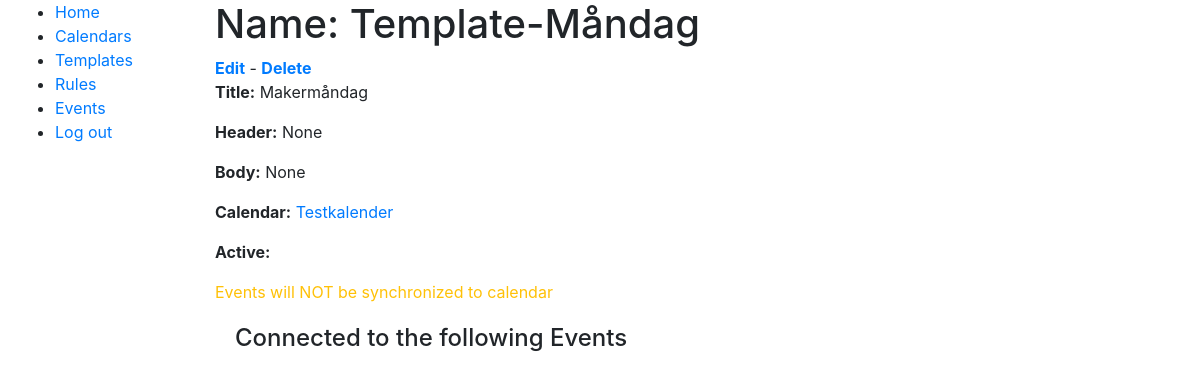
Page /scheduler/template/1 (signed in) on the committed database.
### scheduler/models.py (models this page shows, shortened)
class EventTemplate(models.Model):
    name = models.CharField(max_length=50, help_text="Enter a human-friendly name for this template")
    title = models.CharField(max_length=100, help_text="Enter title to be used for booking")
    header = models.CharField(max_length=200, help_text="Enter a, optional, header for the event to be inserted after the hosts name into the descriptionfield in the calendar event.", null=True, blank=True)
    body = models.TextField(max_length=1000, help_text="Enter a larger body of text to be inserted after the header in the description field in the calendar event", null=True, blank=True)
    calendar = models.ForeignKey('SchedulingCalendar', on_delete=models.SET_NULL, null=True, help_text="Select the calendar to sync events to.")
    synchronize = models.BooleanField(default=True, help_text="If active, scheduled events will be synced to Google calendar upon creation.")
    class Meta:
        ordering = ["name"]

class SchedulingCalendar(models.Model):
    TIMEZONES = (
        ("Europe/Stockholm", "Europe/Stockholm"),
    )
    id = models.UUIDField(primary_key=True, default=uuid.uuid4, editable=False, help_text="Unique ID for this calendar")
    name = models.CharField(max_length=50, help_text="Enter a human-friendly name for this Google Calendar")
    google_calendar_id = models.CharField(max_length=250, help_text="Enter a calendar id")
    service_account_username = models.CharField(max_length=250, help_text="Enter the username for the service account used")
    timezone = models.CharField(max_length=50, choices=TIMEZONES, help_text='Calendar timezone')
    service_account = models.FileField(storage=client_secret_fs, help_text='Upload client_secret json-file', null=True, blank=True)
    scope = models.TextField(default="https://www.googleapis.com/auth/calendar", help_text='Enter scope of api calls, change at your own risk')
    class Meta:
        ordering = ["name"]
    def get_absolute_url(self):
        return reverse('calendar-detail', args=[str(self.id)])
    def __str__(self):
        return self.name

### scheduler/views.py (the view)
# urls.py: path('template/<int:pk>', views.EventTemplateDetailView.as_view(), name='template-detail'),
class EventTemplateDetailView(LoginRequiredMixin, generic.DetailView):
    model = EventTemplate

### scheduler/templates/scheduler/eventtemplate_detail.html (shortened to what this page needs)
{% extends "base_generic.html" %}
{% block content %}
  <h1>Name: {{ eventtemplate.name }}</h1>
  <strong class="text-success"><a href="{% url 'template-update' pk=eventtemplate.pk %}">Edit</a></strong> - <strong class="text-warning"><a href="{% url 'template-delete' pk=eventtemplate.pk %}">Delete</a></strong>
  <p><strong>Title:</strong> {{ eventtemplate.title }}</p>
  <p><strong>Header:</strong> {{ eventtemplate.header }}</p>
  <p><strong>Body:</strong> {{ eventtemplate.body }}
<p><strong>Calendar:</strong> <a href="{{ eventtemplate.calendar.get_absolute_url }}">{{ eventtemplate.calendar }}</a></p>
  <p><strong>Active:</strong> {% if eventtemplate.synchronize %}<p class="text-success">Events will be synchronized to calendar{% else %}<p class="text-warning">Events will NOT be synchronized to calendar{% endif %}</p>
  <div style="margin-left:20px;margin-top:20px">
    <h4>Connected to the following Events</h4>
  </div>
{% endblock %}

### rows in the picture
EventTemplate: name "Template-Måndag", title "Makermåndag", header "None", body "None", calendar "Testkalender"
